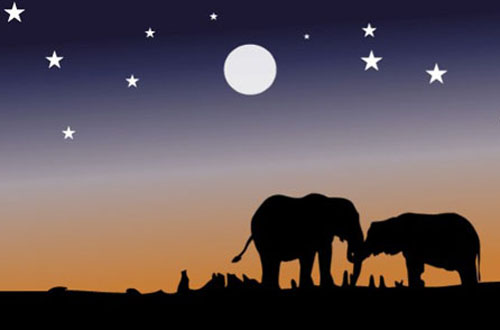
#> input picture Projects/Dominant Color Extraction/elephant.jpg, 500 x 330 px
$ jupyter execute code.ipynb
#> lines starting #> are read from the running program, lines starting #| are printed output that depends on the picture
[cell 1]
import cv2
import matplotlib.pylab as plt
import numpy as np

[cell 2]
im = cv2.imread('elephant.jpg') # reads an image into BGR Format
#> im is the input picture: shape (330, 500, 3); mean B, G, R 85.4, 81.1, 93.9
im = cv2.cvtColor(im,cv2.COLOR_BGR2RGB)
print(im.shape)
#| (330, 500, 3)

[cell 3]
plt.imshow(im) # as RGB Format
plt.show()

[cell 4]
# Flatten Each Channel of the image
all_pixels = im.reshape((-1,3))
print(all_pixels.shape)
#| (165000, 3)

[cell 5]
from sklearn.cluster import KMeans

[cell 6]
dominant_colors = 4
km = KMeans(n_clusters=dominant_colors)
km.fit(all_pixels)

[cell 7]
km.cluster_centers_

[cell 8]
centers = km.cluster_centers_

[cell 9]
centers = np.array(centers,dtype='uint8')

[cell 10]
print(centers)

[cell 11]
# Plot what all colors are these
i =1
plt.figure(0,figsize=(4,2))
colors = []
for each_col in centers:
    plt.subplot(1,4,i)
    plt.axis("off")
    i+=1

    colors.append(each_col)

    # ColorSwitch
    a = np.zeros((100,100,3),dtype='uint8')
    a[:,:,:] = each_col
    plt.imshow(a)

plt.show()
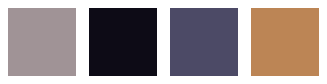
#> figure drawn by matplotlib, 4 panels

## Segmenting our original Image

[cell 12]
new_img = np.zeros((330*500,3),dtype='uint8')
new_img.shape

[cell 13]
for ix in range(new_img.shape[0]):
    new_img[ix] = colors[km.labels_[ix]]

new_img = new_img.reshape((im.shape))
plt.imshow(im)
plt.show()
plt.imshow(new_img)
plt.show()
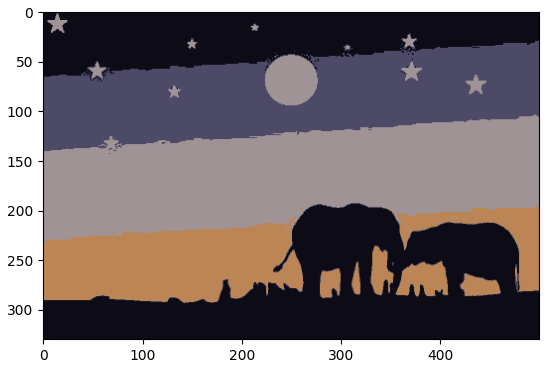
#> figure drawn by matplotlib, 1 panel
